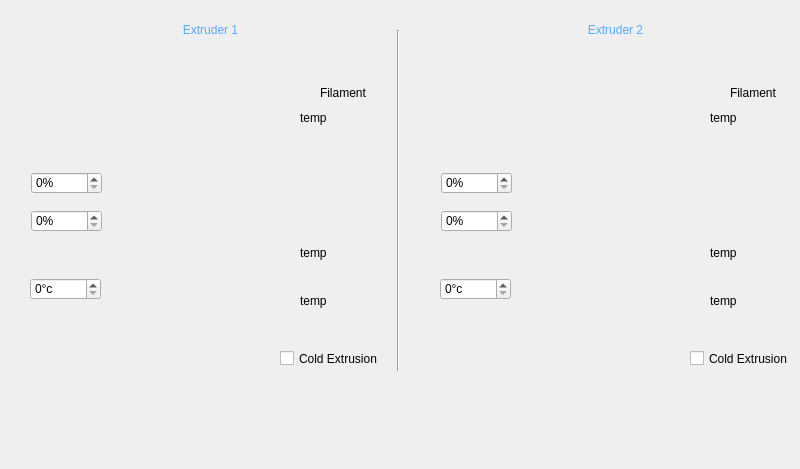
<?xml version="1.0" encoding="UTF-8"?>
<ui version="4.0">
 <class>ExtruderDock</class>
 <widget class="QDockWidget" name="ExtruderDock">
  <property name="geometry">
   <rect>
    <x>0</x>
    <y>0</y>
    <width>800</width>
    <height>469</height>
   </rect>
  </property>
  <property name="windowTitle">
   <string>Extruder Dock</string>
  </property>
  <widget class="QWidget" name="dockWidgetContents">
   <widget class="QLabel" name="extr0_img">
    <property name="geometry">
     <rect>
      <x>110</x>
      <y>60</y>
      <width>181</width>
      <height>271</height>
     </rect>
    </property>
    <property name="text">
     <string/>
    </property>
    <property name="pixmap">
     <pixmap>../img/extruder_v1.png</pixmap>
    </property>
    <property name="scaledContents">
     <bool>true</bool>
    </property>
   </widget>
   <widget class="QLabel" name="extr1_img">
    <property name="geometry">
     <rect>
      <x>520</x>
      <y>60</y>
      <width>181</width>
      <height>271</height>
     </rect>
    </property>
    <property name="text">
     <string/>
    </property>
    <property name="pixmap">
     <pixmap>../img/extruder_v1.png</pixmap>
    </property>
    <property name="scaledContents">
     <bool>true</bool>
    </property>
   </widget>
   <widget class="QLabel" name="extr0_title">
    <property name="geometry">
     <rect>
      <x>110</x>
      <y>10</y>
      <width>201</width>
      <height>41</height>
     </rect>
    </property>
    <property name="styleSheet">
     <string notr="true">
font: 75 24pt &quot;MS Shell Dlg 2&quot;;
color: rgb(85, 170, 255);</string>
    </property>
    <property name="text">
     <string>&lt;html&gt;&lt;head/&gt;&lt;body&gt;&lt;p align=&quot;center&quot;&gt;Extruder 1&lt;/p&gt;&lt;/body&gt;&lt;/html&gt;</string>
    </property>
    <property name="textFormat">
     <enum>Qt::RichText</enum>
    </property>
   </widget>
   <widget class="QSpinBox" name="extr0_fan">
    <property name="geometry">
     <rect>
      <x>31</x>
      <y>172</y>
      <width>71</width>
      <height>22</height>
     </rect>
    </property>
    <property name="suffix">
     <string>%</string>
    </property>
    <property name="maximum">
     <number>100</number>
    </property>
   </widget>
   <widget class="QSpinBox" name="extr0_pel">
    <property name="geometry">
     <rect>
      <x>31</x>
      <y>210</y>
      <width>71</width>
      <height>22</height>
     </rect>
    </property>
    <property name="suffix">
     <string>%</string>
    </property>
    <property name="maximum">
     <number>100</number>
    </property>
   </widget>
   <widget class="QSpinBox" name="extr0_heater">
    <property name="geometry">
     <rect>
      <x>30</x>
      <y>278</y>
      <width>71</width>
      <height>22</height>
     </rect>
    </property>
    <property name="suffix">
     <string>°c</string>
    </property>
    <property name="maximum">
     <number>300</number>
    </property>
   </widget>
   <widget class="QLabel" name="extr0_clock_label">
    <property name="geometry">
     <rect>
      <x>320</x>
      <y>85</y>
      <width>71</width>
      <height>16</height>
     </rect>
    </property>
    <property name="text">
     <string>Filament</string>
    </property>
   </widget>
   <widget class="QLabel" name="extr0_cold_top">
    <property name="geometry">
     <rect>
      <x>300</x>
      <y>110</y>
      <width>71</width>
      <height>16</height>
     </rect>
    </property>
    <property name="text">
     <string>temp</string>
    </property>
   </widget>
   <widget class="QLabel" name="extr0_cold_bot">
    <property name="geometry">
     <rect>
      <x>300</x>
      <y>245</y>
      <width>61</width>
      <height>16</height>
     </rect>
    </property>
    <property name="text">
     <string>temp</string>
    </property>
   </widget>
   <widget class="QLabel" name="extr0_hotend">
    <property name="geometry">
     <rect>
      <x>300</x>
      <y>290</y>
      <width>71</width>
      <height>21</height>
     </rect>
    </property>
    <property name="text">
     <string>temp</string>
    </property>
   </widget>
   <widget class="QSpinBox" name="extr1_pel">
    <property name="geometry">
     <rect>
      <x>441</x>
      <y>210</y>
      <width>71</width>
      <height>22</height>
     </rect>
    </property>
    <property name="suffix">
     <string>%</string>
    </property>
    <property name="maximum">
     <number>100</number>
    </property>
   </widget>
   <widget class="QLabel" name="extr1_cold_top">
    <property name="geometry">
     <rect>
      <x>710</x>
      <y>110</y>
      <width>71</width>
      <height>16</height>
     </rect>
    </property>
    <property name="text">
     <string>temp</string>
    </property>
   </widget>
   <widget class="QLabel" name="extr1_clock_label">
    <property name="geometry">
     <rect>
      <x>730</x>
      <y>85</y>
      <width>71</width>
      <height>16</height>
     </rect>
    </property>
    <property name="text">
     <string>Filament</string>
    </property>
   </widget>
   <widget class="QSpinBox" name="extr1_heater">
    <property name="geometry">
     <rect>
      <x>440</x>
      <y>278</y>
      <width>71</width>
      <height>22</height>
     </rect>
    </property>
    <property name="suffix">
     <string>°c</string>
    </property>
    <property name="maximum">
     <number>300</number>
    </property>
   </widget>
   <widget class="QSpinBox" name="extr1_fan">
    <property name="geometry">
     <rect>
      <x>441</x>
      <y>172</y>
      <width>71</width>
      <height>22</height>
     </rect>
    </property>
    <property name="suffix">
     <string>%</string>
    </property>
    <property name="maximum">
     <number>100</number>
    </property>
   </widget>
   <widget class="QLabel" name="extr1_hotend">
    <property name="geometry">
     <rect>
      <x>710</x>
      <y>290</y>
      <width>71</width>
      <height>21</height>
     </rect>
    </property>
    <property name="text">
     <string>temp</string>
    </property>
   </widget>
   <widget class="QLabel" name="extr1_cold_bot">
    <property name="geometry">
     <rect>
      <x>710</x>
      <y>245</y>
      <width>61</width>
      <height>16</height>
     </rect>
    </property>
    <property name="text">
     <string>temp</string>
    </property>
   </widget>
   <widget class="QLabel" name="extr1_title">
    <property name="geometry">
     <rect>
      <x>510</x>
      <y>10</y>
      <width>211</width>
      <height>41</height>
     </rect>
    </property>
    <property name="styleSheet">
     <string notr="true">
font: 75 24pt &quot;MS Shell Dlg 2&quot;;
color: rgb(85, 170, 255);</string>
    </property>
    <property name="text">
     <string>&lt;html&gt;&lt;head/&gt;&lt;body&gt;&lt;p align=&quot;center&quot;&gt;Extruder 2&lt;/p&gt;&lt;/body&gt;&lt;/html&gt;</string>
    </property>
    <property name="textFormat">
     <enum>Qt::RichText</enum>
    </property>
   </widget>
   <widget class="Line" name="line">
    <property name="geometry">
     <rect>
      <x>390</x>
      <y>30</y>
      <width>16</width>
      <height>341</height>
     </rect>
    </property>
    <property name="orientation">
     <enum>Qt::Vertical</enum>
    </property>
   </widget>
   <widget class="QCheckBox" name="extr0_coldextr">
    <property name="geometry">
     <rect>
      <x>280</x>
      <y>350</y>
      <width>101</width>
      <height>17</height>
     </rect>
    </property>
    <property name="text">
     <string>Cold Extrusion</string>
    </property>
   </widget>
   <widget class="QCheckBox" name="extr1_coldextr">
    <property name="geometry">
     <rect>
      <x>690</x>
      <y>350</y>
      <width>101</width>
      <height>17</height>
     </rect>
    </property>
    <property name="text">
     <string>Cold Extrusion</string>
    </property>
   </widget>
   <widget class="Led" name="extr0_filament">
    <property name="geometry">
     <rect>
      <x>300</x>
      <y>85</y>
      <width>15</width>
      <height>15</height>
     </rect>
    </property>
    <property name="minimumSize">
     <size>
      <width>15</width>
      <height>15</height>
     </size>
    </property>
    <property name="maximumSize">
     <size>
      <width>15</width>
      <height>15</height>
     </size>
    </property>
    <property name="text">
     <string/>
    </property>
    <property name="pixmap">
     <pixmap resource="../ressources.qrc">:/img/img/led_off_red.png</pixmap>
    </property>
    <property name="scaledContents">
     <bool>true</bool>
    </property>
   </widget>
   <widget class="Led" name="extr1_filament">
    <property name="geometry">
     <rect>
      <x>710</x>
      <y>85</y>
      <width>15</width>
      <height>15</height>
     </rect>
    </property>
    <property name="minimumSize">
     <size>
      <width>15</width>
      <height>15</height>
     </size>
    </property>
    <property name="maximumSize">
     <size>
      <width>15</width>
      <height>15</height>
     </size>
    </property>
    <property name="text">
     <string/>
    </property>
    <property name="pixmap">
     <pixmap resource="../ressources.qrc">:/img/img/led_off_red.png</pixmap>
    </property>
    <property name="scaledContents">
     <bool>true</bool>
    </property>
   </widget>
  </widget>
 </widget>
 <customwidgets>
  <customwidget>
   <class>Led</class>
   <extends>QLabel</extends>
   <header>Led.h</header>
  </customwidget>
 </customwidgets>
 <resources>
  <include location="../ressources.qrc"/>
 </resources>
 <connections/>
</ui>
